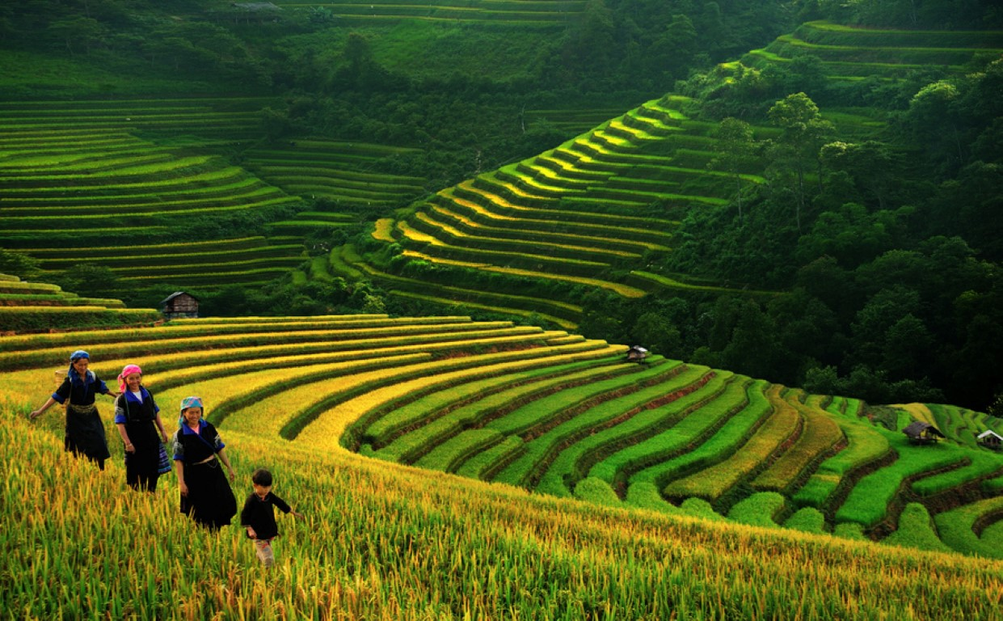
%> input picture Lab_02/GreenVietnam.png, 1003 x 621 px, shrunk from 1241 x 768 before the run
$ octave bai1-1.m   (GNU Octave 9; MATLAB toolbox functions it lacks are replaced by stand-ins)
%> lines starting %> are read from the running program, lines starting %| are printed output that depends on the picture
pkg load image;
clear all;

I = imread("../GreenVietnam.png");
%> I is the input picture: size 621x1003x3 uint8; mean R, G, B 64.9, 82.2, 25.8

I_red = I(:,:,1);
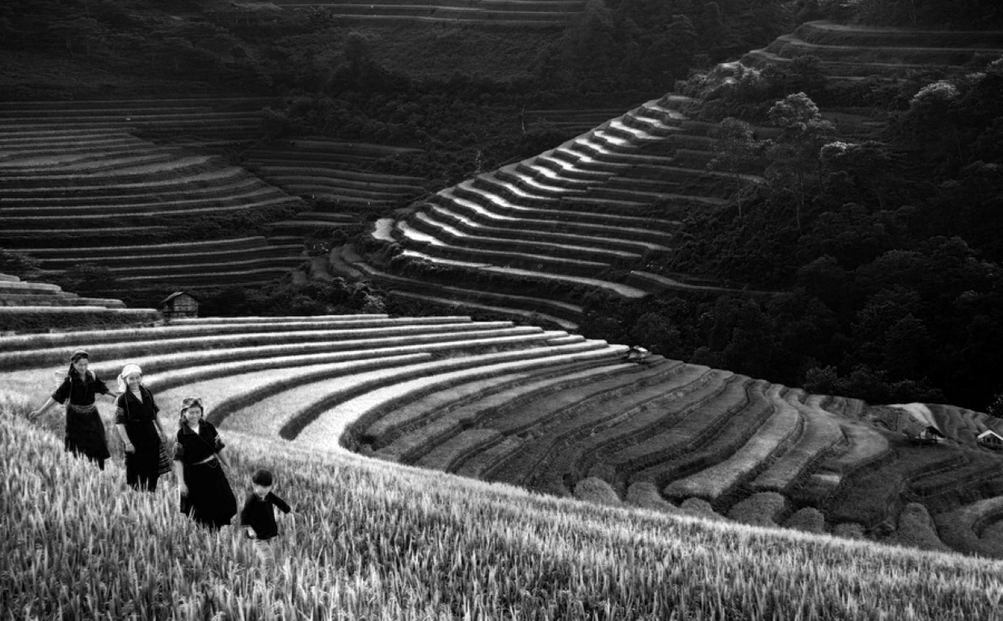
%> I_red: size 621x1003 uint8; min 0, max 255, mean 64.9
I_blue = I(:,:,2);
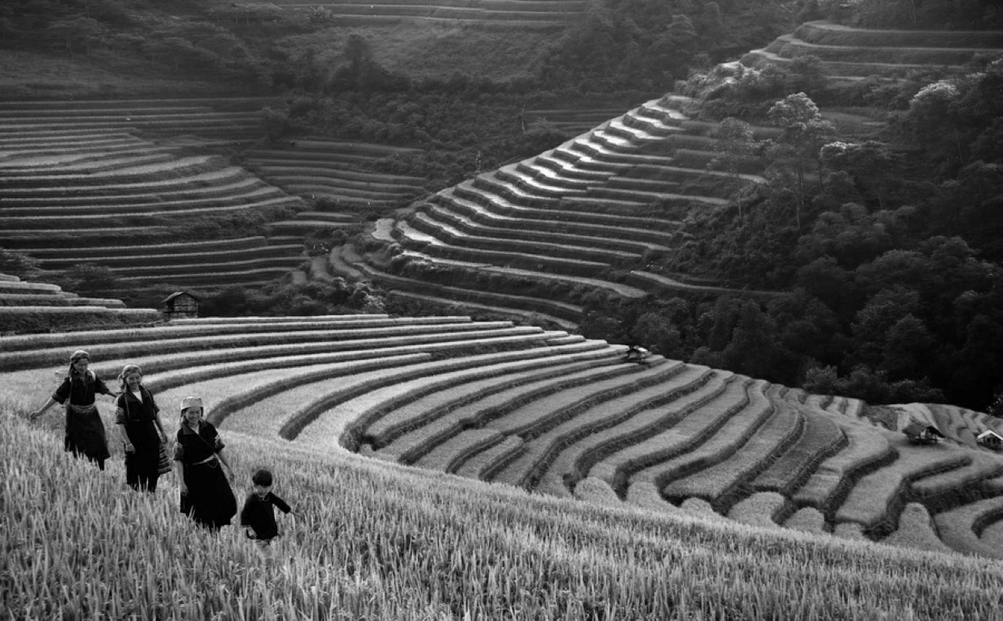
%> I_blue: size 621x1003 uint8; min 0, max 255, mean 82.2
I_green = I(:,:,3);
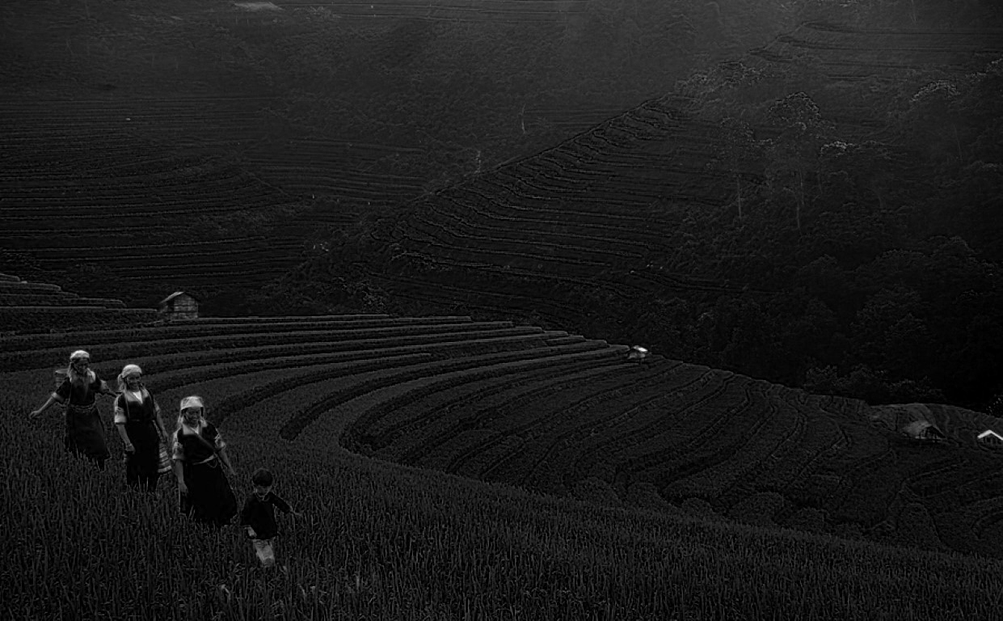
%> I_green: size 621x1003 uint8; min 0, max 241, mean 25.8

convo = [    0  , -1,   0;
            -1  ,  5,  -1;
             0  , -1,   0   ];

result_convo(:,:,1) = I_red   + uint8(conv2(I_red,convo,"same"));
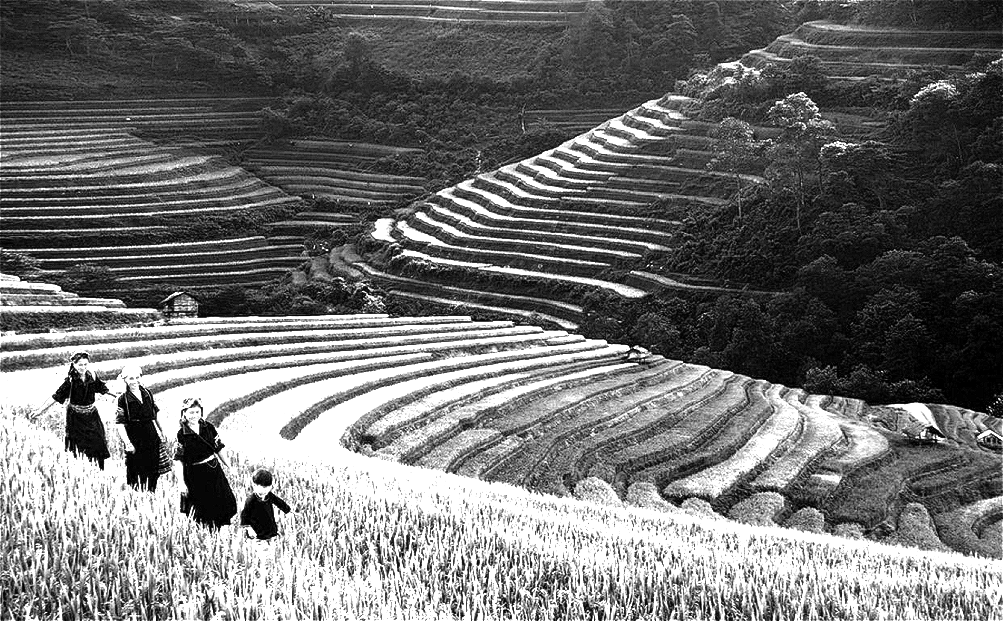
%> result_convo: size 621x1003 uint8; min 0, max 255, mean 113.4
result_convo(:,:,2) = I_blue  + uint8(conv2(I_blue,convo,"same"));
result_convo(:,:,3) = I_green + uint8(conv2(I_green,convo,"same"));
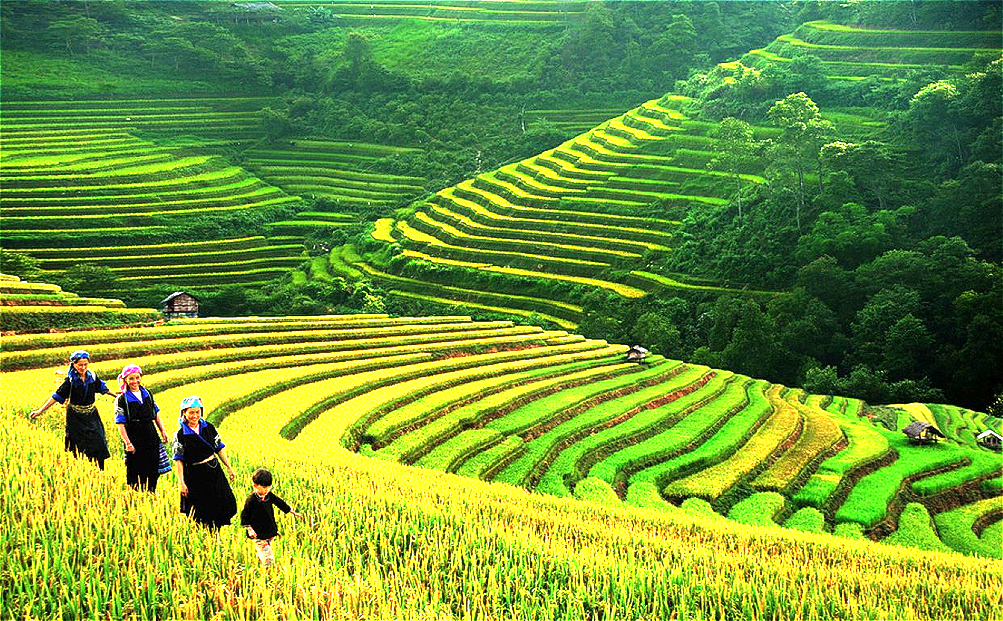
%> result_convo: size 621x1003x3 uint8; mean R, G, B 113.4, 150.8, 54.7

fig = figure(1);

subplot(2,2,1),imshow(I);

subplot(2,2,2),imshow(result_convo);

subplot(2,2,3),imhist(I);

subplot(2,2,4),imhist(result_convo);
%> after `imhist(result_convo)`:
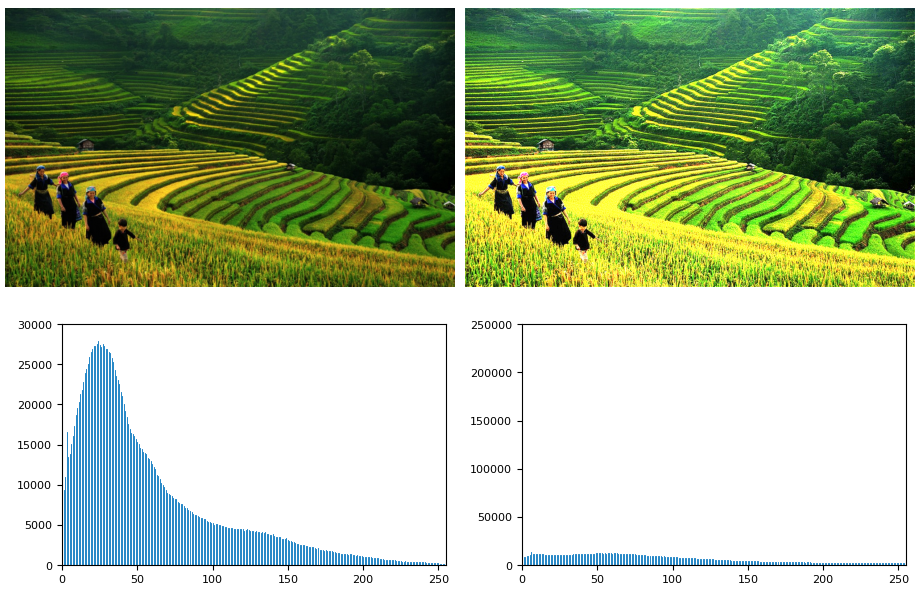
%> figure redrawn from the program's plot data, 4 panels

print(fig,"../result/result_1_1.jpg")

% imwrite(result_convo,"../result/result_convo.png");
